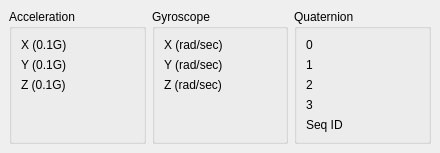
<?xml version="1.0" encoding="UTF-8"?>
<ui version="4.0">
 <class>IMUDock</class>
 <widget class="QDockWidget" name="IMUDock">
  <property name="geometry">
   <rect>
    <x>0</x>
    <y>0</y>
    <width>440</width>
    <height>145</height>
   </rect>
  </property>
  <property name="windowTitle">
   <string>L2 IMU data</string>
  </property>
  <widget class="QWidget" name="dockContents">
   <layout class="QHBoxLayout" name="mainLayout">
    <item>
     <widget class="QGroupBox" name="grpAccel">
      <property name="title">
       <string>Acceleration</string>
      </property>
      <layout class="QFormLayout" name="accelLayout">
       <item row="0" column="0">
        <widget class="QLabel" name="lblAccelXText">
         <property name="text">
          <string>X (0.1G)</string>
         </property>
        </widget>
       </item>
       <item row="0" column="1">
        <widget class="QLabel" name="lblAccelXValue"/>
       </item>
       <item row="1" column="0">
        <widget class="QLabel" name="lblAccelYText">
         <property name="text">
          <string>Y (0.1G)</string>
         </property>
        </widget>
       </item>
       <item row="1" column="1">
        <widget class="QLabel" name="lblAccelYValue"/>
       </item>
       <item row="2" column="0">
        <widget class="QLabel" name="lblAccelZText">
         <property name="text">
          <string>Z (0.1G)</string>
         </property>
        </widget>
       </item>
       <item row="2" column="1">
        <widget class="QLabel" name="lblAccelZValue"/>
       </item>
      </layout>
     </widget>
    </item>
    <item>
     <widget class="QGroupBox" name="grpGyro">
      <property name="title">
       <string>Gyroscope</string>
      </property>
      <layout class="QFormLayout" name="gyroLayout">
       <item row="0" column="0">
        <widget class="QLabel" name="lblGyroXText">
         <property name="text">
          <string>X (rad/sec)</string>
         </property>
        </widget>
       </item>
       <item row="0" column="1">
        <widget class="QLabel" name="lblGyroXValue"/>
       </item>
       <item row="1" column="0">
        <widget class="QLabel" name="lblGyroYText">
         <property name="text">
          <string>Y (rad/sec)</string>
         </property>
        </widget>
       </item>
       <item row="1" column="1">
        <widget class="QLabel" name="lblGyroYValue"/>
       </item>
       <item row="2" column="0">
        <widget class="QLabel" name="lblGyroZText">
         <property name="text">
          <string>Z (rad/sec)</string>
         </property>
        </widget>
       </item>
       <item row="2" column="1">
        <widget class="QLabel" name="lblGyroZValue"/>
       </item>
      </layout>
     </widget>
    </item>
    <item>
     <widget class="QGroupBox" name="grpQuat">
      <property name="title">
       <string>Quaternion</string>
      </property>
      <layout class="QFormLayout" name="quatLayout">
       <item row="0" column="0">
        <widget class="QLabel" name="lblQuat0Text">
         <property name="text">
          <string>0</string>
         </property>
        </widget>
       </item>
       <item row="0" column="1">
        <widget class="QLabel" name="lblQuat0Value"/>
       </item>
       <item row="1" column="0">
        <widget class="QLabel" name="lblQuat1Text">
         <property name="text">
          <string>1</string>
         </property>
        </widget>
       </item>
       <item row="1" column="1">
        <widget class="QLabel" name="lblQuat1Value"/>
       </item>
       <item row="2" column="0">
        <widget class="QLabel" name="lblQuat2Text">
         <property name="text">
          <string>2</string>
         </property>
        </widget>
       </item>
       <item row="2" column="1">
        <widget class="QLabel" name="lblQuat2Value"/>
       </item>
       <item row="3" column="0">
        <widget class="QLabel" name="lblQuat3Text">
         <property name="text">
          <string>3</string>
         </property>
        </widget>
       </item>
       <item row="3" column="1">
        <widget class="QLabel" name="lblQuat3Value"/>
       </item>
       <item row="4" column="0">
        <widget class="QLabel" name="lblSeqLDtext">
         <property name="text">
          <string>Seq ID</string>
         </property>
        </widget>
       </item>
       <item row="4" column="1">
        <widget class="QLabel" name="lblSeqIDvalue">
         <property name="text">
          <string/>
         </property>
        </widget>
       </item>
      </layout>
     </widget>
    </item>
   </layout>
  </widget>
 </widget>
 <resources/>
 <connections/>
</ui>
